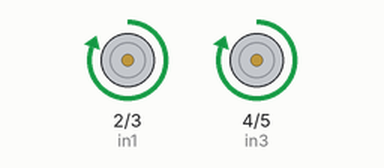
Bench run of a sketch on a simulated Arduino Uno, built with avr-gcc and run on an emulated ATmega328P. On the bench: motor-driver pin pairs drawn as motors (green arrow = first pin HIGH = forward, orange = second pin HIGH = backward, longer = more drive).

Above: at 0.5 s.
At 1.7 s:
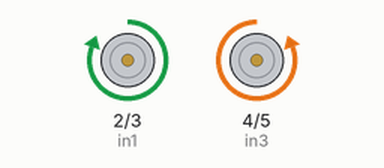
At 3.1 s:
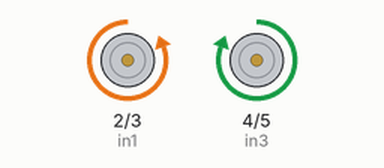
At 7.2 s:
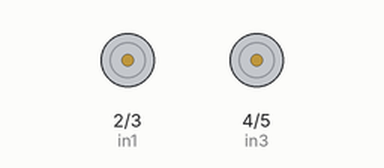
Timing chart, 0 to 10.1 s (numbered marks = the images above):
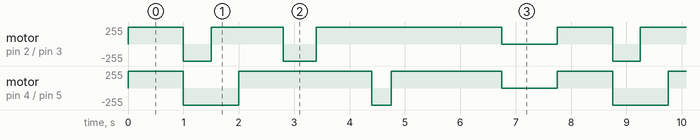

Measured:
- by itself, motor on pin 4 (in3) / pin 5 (in4): repeats every 7.8 s: backward 255/255 1.0 s, forward 255/255 2.4 s, backward 255/255 0.35 s, forward 255/255 2.0 s, stopped 1.0 s, forward 255/255 1.0 s
- by itself, motor on pin 2 (in1) / pin 3 (in2): repeats every 7.8 s: backward 255/255 0.50 s, forward 255/255 1.3 s, backward 255/255 0.60 s, forward 255/255 3.4 s, stopped 1.0 s, forward 255/255 1.0 s

The sketch:

OBSTACLE.ino
```cpp
int in1 = 2;
int in2 = 3;
int in3 = 4;
int in4 = 5;

void setup() {
  pinMode(in1, OUTPUT);
  pinMode(in2, OUTPUT);
  pinMode(in3, OUTPUT);
  pinMode(in4, OUTPUT);
}
void loop() {

  //კვადრატი
  //  digitalWrite(in1, HIGH);
  //  digitalWrite(in2, LOW);
  //  digitalWrite(in3, HIGH);
  //  digitalWrite(in4, LOW);

  //  delay(1000);

  //  digitalWrite(in1, HIGH);
  //  digitalWrite(in2, LOW);
  //  digitalWrite(in3, LOW);
  //  digitalWrite(in4, HIGH);

  //  delay(800);

  //  digitalWrite(in1, HIGH);
  //  digitalWrite(in2, LOW);
  //  digitalWrite(in3, HIGH);
  //  digitalWrite(in4, LOW);

  //  delay(1000);

  //  digitalWrite(in1, HIGH);
  //  digitalWrite(in2, LOW);
  //  digitalWrite(in3, LOW);
  //  digitalWrite(in4, HIGH);

  //  delay(800);

  //  digitalWrite(in1, HIGH);
  //  digitalWrite(in2, LOW);
  //  digitalWrite(in3, HIGH);
  //  digitalWrite(in4, LOW);

  //  delay(1000);

  //  digitalWrite(in1, HIGH);
  //  digitalWrite(in2, LOW);
  //  digitalWrite(in3, LOW);
  //  digitalWrite(in4, HIGH);

  //  delay(800);


  //  digitalWrite(in1, HIGH);
  //  digitalWrite(in2, LOW);
  //  digitalWrite(in3, HIGH);
  //  digitalWrite(in4, LOW);

  //  delay(1000);

  //  digitalWrite(in1, HIGH);
  //  digitalWrite(in2, LOW);
  //  digitalWrite(in3, LOW);
  //  digitalWrite(in4, HIGH);

  //  delay(800);


  //  digitalWrite(in1, LOW);
  //  digitalWrite(in2, LOW);
  //  digitalWrite(in3, LOW);
  //  digitalWrite(in4, LOW);
  //  delay(1000);


  //სამკუთხედი

  // digitalWrite(in1, HIGH);
  // digitalWrite(in2, LOW);
  // digitalWrite(in3, HIGH);
  // digitalWrite(in4, LOW);
  // delay(700);  //წინ


  // digitalWrite(in1, LOW);
  // digitalWrite(in2, HIGH);
  // digitalWrite(in3, HIGH);
  // digitalWrite(in4, LOW);
  // delay(1000); //მარჯვნივ


  // digitalWrite(in1, HIGH);
  // digitalWrite(in2, LOW);
  // digitalWrite(in3, HIGH);
  // digitalWrite(in4, LOW);
  // delay(700); //წინ


  // digitalWrite(in1, LOW);
  // digitalWrite(in2, HIGH);
  // digitalWrite(in3, HIGH);
  // digitalWrite(in4, LOW);
  // delay(1200); //უკან

  // digitalWrite(in1, HIGH);
  // digitalWrite(in2, LOW);
  // digitalWrite(in3, HIGH);
  // digitalWrite(in4, LOW);
  // delay(1000); //წინ

  // digitalWrite(in1, LOW);
  // digitalWrite(in2, LOW);
  // digitalWrite(in3, LOW);
  // digitalWrite(in4, LOW);
  // delay(1000);


  //დაბრკოლება

  digitalWrite(in1, HIGH);
  digitalWrite(in2, LOW);
  digitalWrite(in3, HIGH);
  digitalWrite(in4, LOW);
  delay(1000);  //წინ


  digitalWrite(in1, LOW);
  digitalWrite(in2, HIGH);
  digitalWrite(in3, LOW);
  digitalWrite(in4, HIGH);
  delay(500);  //უკან


  // digitalWrite(in1, HIGH);
  // digitalWrite(in2, LOW);
  // digitalWrite(in3, HIGH);
  // digitalWrite(in4, LOW);

  // delay(500);  //წინ

  digitalWrite(in1, HIGH);
  digitalWrite(in2, LOW);
  digitalWrite(in3, LOW);
  digitalWrite(in4, HIGH);

  delay(500);  //მარჯვნივ


  digitalWrite(in1, HIGH);
  digitalWrite(in2, LOW);
  digitalWrite(in3, HIGH);
  digitalWrite(in4, LOW);

  delay(800);  //წინ

  digitalWrite(in1, LOW);
  digitalWrite(in2, HIGH);
  digitalWrite(in3, HIGH);
  digitalWrite(in4, LOW);

  delay(600);  //მარცხნივ


  digitalWrite(in1, HIGH);
  digitalWrite(in2, LOW);
  digitalWrite(in3, HIGH);
  digitalWrite(in4, LOW);

  delay(1000);  //წინ


  digitalWrite(in1, HIGH);
  digitalWrite(in2, LOW);
  digitalWrite(in3, LOW);
  digitalWrite(in4, HIGH);

  delay(350);  //right


  digitalWrite(in1, HIGH);
  digitalWrite(in2, LOW);
  digitalWrite(in3, HIGH);
  digitalWrite(in4, LOW);

  delay(2000);  //წინ


  // digitalWrite(in1, HIGH);
  // digitalWrite(in2, LOW);
  // digitalWrite(in3, LOW);
  // digitalWrite(in4, HIGH);

  // delay(1000);


  // digitalWrite(in1, HIGH);
  // digitalWrite(in2, LOW);
  // digitalWrite(in3, LOW);

  // digitalWrite(in4, HIGH);

  // delay(500);  // მარჯვნივ


  //  digitalWrite(in1, HIGH);
  //  digitalWrite(in2, LOW);
  //  digitalWrite(in3, LOW);
  //  digitalWrite(in4, HIGH);

  //  delay(1000);//მარჯვნივ

  // digitalWrite(in1, HIGH);
  // digitalWrite(in2, LOW);
  // digitalWrite(in3, HIGH);
  // digitalWrite(in4, LOW);

  // delay(1000); //წინ


  // digitalWrite(in1, LOW);
  // digitalWrite(in2, HIGH);
  // digitalWrite(in3, HIGH);
  // digitalWrite(in4, LOW);

  // delay(500);


  //  digitalWrite(in1, HIGH);
  //  digitalWrite(in2, LOW);
  //  digitalWrite(in3, LOW);
  //  digitalWrite(in4, HIGH);

  //  delay(800);


  //  digitalWrite(in1, HIGH);
  //  digitalWrite(in2, LOW);
  //  digitalWrite(in3, HIGH);
  //  digitalWrite(in4, LOW);

  //  delay(1000);

  //  digitalWrite(in1, HIGH);
  //  digitalWrite(in2, LOW);
  //  digitalWrite(in3, LOW);
  //  digitalWrite(in4, HIGH);

  //  delay(800);


  digitalWrite(in1, LOW);
  digitalWrite(in2, LOW);
  digitalWrite(in3, LOW);
  digitalWrite(in4, LOW);
  delay(1000);  //სტოპ
}


//  digitalWrite(in1, LOW);
//  digitalWrite(in2, HIGH);
//  digitalWrite(in3, LOW);
//  digitalWrite(in4, HIGH);
//  delay(700);
```
